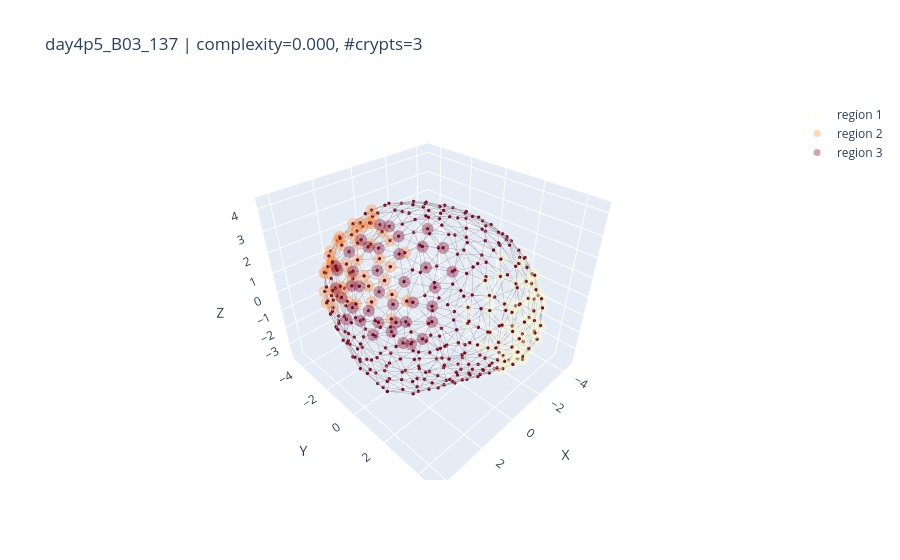
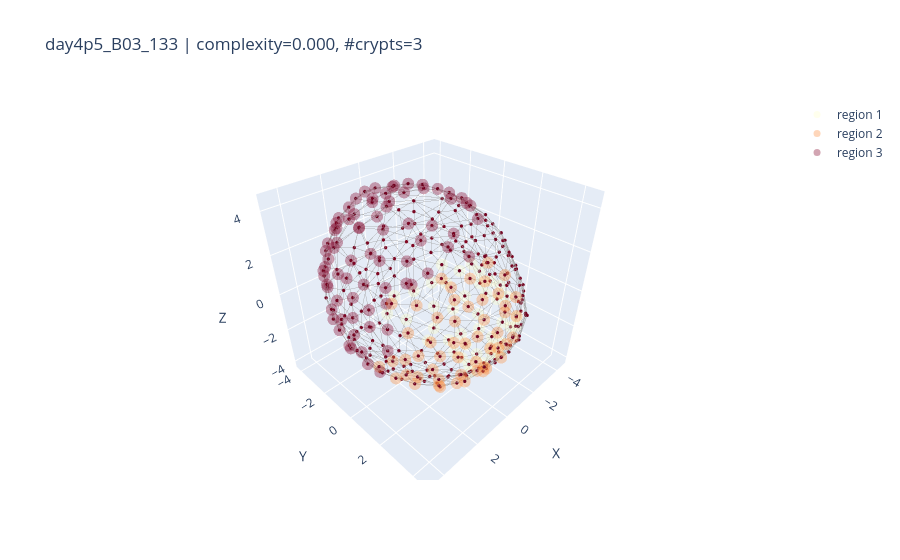
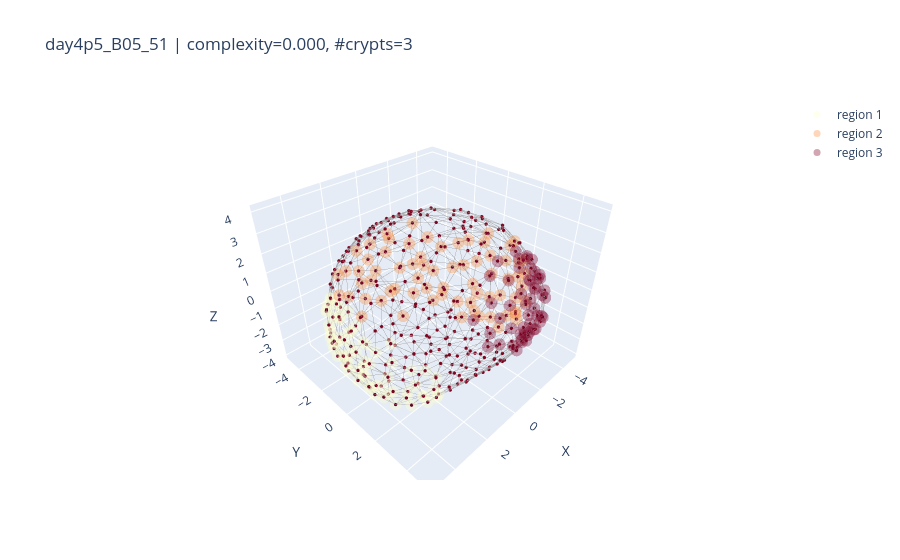

The cell these charts' notebook holds for them, in order:
### Code cell
import numpy as np

def plot_random_samples_by_filters(
    results,
    k=3,
    n_crypts=None,                 # e.g. 3 for exact match
    n_crypts_range=None,           # e.g. (2, 5) inclusive; ignored if n_crypts is set
    complexity_range=None,         # e.g. (0.2, 0.6) inclusive
    seed=None,
    node_size=2,
    colorscale='YlOrRd'
):
    """
    Pool across all timepoints, filter by #crypts and complexity, sample k organoids, and plot.

    Parameters
    ----------
    results : dict
        Your per-timepoint results structure.
    k : int
        Number of random samples to plot (pooled across timepoints).
    n_crypts : int or None
        Exact number of crypts to match. If provided, overrides n_crypts_range.
    n_crypts_range : (int, int) or None
        Inclusive range for number of crypts; ignored if n_crypts is not None.
    complexity_range : (float, float) or None
        Inclusive range for complexity. If None, no complexity filtering.
    seed : int or None
        Seed for reproducible sampling. If None, sampling is unseeded.
    node_size : int
        Passed to plot_organoid_graph.
    colorscale : str
        Passed to add_region_overlays for crypts overlay.
    """
    # Gather all candidates as (tp, idx) pairs after filtering
    candidates = []
    for tp, d in results.items():
        comp_arr   = d.get("complexity", [])
        crypts_all = d.get("crypts_all", [])
        N = min(len(comp_arr), len(crypts_all))
        for i in range(N):
            cval = comp_arr[i]
            if cval is None or (isinstance(cval, float) and np.isnan(cval)):
                continue

            n_cr = len(crypts_all[i]) if crypts_all[i] is not None else 0

            # Filter by number of crypts
            if n_crypts is not None:
                if n_cr != int(n_crypts):
                    continue
            elif n_crypts_range is not None:
                lo, hi = n_crypts_range
                if not (lo <= n_cr <= hi):
                    continue

            # Filter by complexity
            if complexity_range is not None:
                clo, chi = complexity_range
                if not (clo <= float(cval) <= chi):
                    continue

            candidates.append((tp, i))

    if not candidates:
        msg = "No organoids match the filters"
        parts = []
        if n_crypts is not None: parts.append(f"#crypts == {n_crypts}")
        elif n_crypts_range is not None: parts.append(f"{n_crypts_range[0]} ≤ #crypts ≤ {n_crypts_range[1]}")
        if complexity_range is not None: parts.append(f"{complexity_range[0]} ≤ complexity ≤ {complexity_range[1]}")
        if parts: msg += f" ({', '.join(parts)})."
        print(msg)
        return

    if seed is not None:
        np.random.seed(seed)

    choose_k = min(k, len(candidates))
    sel_idxs = np.random.choice(len(candidates), size=choose_k, replace=False)

    for j in sel_idxs:
        tp, i = candidates[j]
        d = results[tp]

        G = d['cell_graphs_all'][i]
        proj_points = np.array([G.nodes[n]["proj_point"] for n in G.nodes])
        HKS = np.array([G.nodes[n]["hks"] for n in G.nodes])

        fig = plot_organoid_graph(
            proj_points,
            G,
            HKS[:, 0],
            node_size=node_size
        )
        # crypts overlay
        add_region_overlays(fig, proj_points, d['crypts_all'][i], colorscale=colorscale)
        # villus overlay
        # add_region_overlays(fig, d['centroids_all'][i], [d['villus_all'][i]])

        # Optional: annotate for context
        try:
            cval = float(d['complexity'][i])
            n_cr = len(d['crypts_all'][i]) if d['crypts_all'][i] is not None else 0
            fig.update_layout(title=f"{d['label_uid'][i]} | complexity={cval:.3f}, #crypts={n_cr}")
        except Exception:
            pass

        fig.show()



# ---- Example calls ----
# Exact #crypts = 3, any complexity:
plot_random_samples_by_filters(results, k=3, n_crypts=3, complexity_range=(-1, 1))

# #crypts in [2,5] and complexity in [0.2, 0.6]:
# plot_random_samples_by_filters(results, k=4, n_crypts_range=(2,5), complexity_range=(0.2, 0.6))

### Figure 1 — Plotly figure (JSON) as saved in the notebook; plotly's stock layout.template omitted (floating-point values rounded to 4 significant figures; data arrays with more than 128 entries replaced by an {"elided": "..."} marker saying what was removed)
{"data": [{"hoverinfo": "skip", "line": {"color": "rgba(120,120,120,0.75)", "width": 1}, "mode": "lines", "showlegend": false, "type": "scatter3d", "x": {"elided": "3360 float values"}, "y": {"elided": "3360 float values"}, "z": {"elided": "3360 float values"}}, {"hoverinfo": "skip", "marker": {"cmax": 0.08601, "cmid": 0, "cmin": -0.08601, "color": {"elided": "375 float values"}, "colorscale": [[0, "rgb(5,48,97)"], [0.1, "rgb(33,102,172)"], [0.2, "rgb(67,147,195)"], [0.3, "rgb(146,197,222)"], [0.4, "rgb(209,229,240)"], [0.5, "rgb(247,247,247)"], [0.6, "rgb(253,219,199)"], [0.7, "rgb(244,165,130)"], [0.8, "rgb(214,96,77)"], [0.9, "rgb(178,24,43)"], [1, "rgb(103,0,31)"]], "line": {"width": 0}, "size": 2}, "mode": "markers", "showlegend": false, "type": "scatter3d", "x": {"elided": "375 float values"}, "y": {"elided": "375 float values"}, "z": {"elided": "375 float values"}}, {"hoverinfo": "skip", "marker": {"color": "rgb(255, 255, 204)", "size": 7}, "mode": "markers", "name": "region 1", "opacity": 0.35, "showlegend": true, "type": "scatter3d", "x": [-0.8554, -2.262, -3.014, -2.492, 0.3368, -0.3488, -0.5356, -1.519, -3.905, -4.493, -4.379, -3.903, -1.691, 0.2822, -2.366, -3.093, -0.1987, -2.922, -3.552, -2.625, -1.752, -2.202, -3.412, -1.251, -2.378, -2.056, -4.476, -3.853, -2.909, -3.25, -3.38, -3.845, -0.2813, -4.242, -3.339, -2.336, -2.953, -3.583, -1.302, -1.776, -4.079, -0.01545, -1.414, -0.6803, -3.739, -2.391, -4.159, -2.931, -1.241, -0.167, -3.702, -2.106, -3.432, -3.894, -1.634, -4.309], "y": [4.496, 1.087, 3.545, 3.914, 4.116, 4.387, 4.654, 3.748, 2.556, 0.4767, 1.492, 2.12, 4.535, 4.39, 4.221, 1.162, 4.628, -0.1558, 3.066, 2.061, 2.981, 1.778, 1.625, 4.634, 2.99, 2.545, 0.4081, 2.629, 3.765, 3.393, -0.5675, 0.4862, 4.551, 1.59, 2.246, 4.187, 3.08, 2.743, 3.573, 3.64, 1.179, 4.382, 4.332, 4.43, 1.883, 3.511, 0.153, 3.261, 4.052, 4.06, 2.178, 3.891, 3.022, 1.936, 4.269, -0.301], "z": [-1.335, -3.623, -1.092, -1.171, -1.241, -1.335, -0.8375, 1.818, -0.8523, -0.8754, -0.7792, -1.449, -0.7391, -0.7313, -0.6004, -3.261, -0.4114, -3.344, -0.4343, -3.071, -2.749, -3.34, -2.715, -0.08468, -2.616, -3.045, 0.1038, 0.04027, 0.2753, 0.08905, -2.786, -2.664, 0.1686, 0.4738, -2.373, 0.3296, -2.12, 0.7468, -2.3, -2.113, -2.004, 0.5922, 0.7662, 0.6822, -1.949, -1.96, -2.055, 1.213, -1.852, -1.682, 1.244, 1.204, -1.46, -1.615, -1.401, -1.415]}, {"hoverinfo": "skip", "marker": {"color": "rgb(253, 141, 60)", "size": 7}, "mode": "markers", "name": "region 2", "opacity": 0.35, "showlegend": true, "type": "scatter3d", "x": [2.427, 1.847, -0.04468, 1.791, 2.698, -1.368, 0.1368, 3.172, 0.8972, 0.4781, 1.68, 2.13, 0.7452, 2.954, -0.8813, 3.237, -2.099, 0.999, 0.1343, 2.358, -0.1897, 2.484, 2.449, 1.915, 0.6445, 0.3774, 3.44, 2.882, 1.848, -1.45, 1.143, -1.434, 3.235, -0.4261, 0.2488, 1.834, 2.541, 1.98, -0.9927, 2.718, 2.081, 0.3466, 1.283, -0.9826, 3.029, 0.03879, -0.9096, 0.6425], "y": [-3.542, -3.682, -3.837, -3.92, -3.282, -4.271, -4.548, -2.667, -4.431, -3.773, -4.056, -3.165, -3.56, -3.167, -4.51, -2.149, -3.921, -4.453, -3.446, -3.679, -2.996, -3.75, -2.63, -4.006, -2.795, -4.612, -2.775, -1.893, -2.499, -3.189, -4.458, -4.249, -3.145, -4.545, -3.969, -4.241, -1.654, -1.199, -3.808, -3.703, -4.139, -4.509, -3.831, -4.256, -3.28, -4.375, -4.251, -4.025], "z": [1.775, -1.283, 2.108, 1.871, 1.76, -1.041, -1.033, 1.714, -0.7836, 2.15, -0.7868, 2.495, 2.503, -0.7779, -0.4384, 2.204, -0.3506, -0.4082, 2.645, -0.6912, -3.116, -0.3654, 2.752, -0.5369, 3.335, -0.009871, -0.04082, 2.912, 3.236, -2.737, 0.1536, 0.4979, 0.2659, 0.5603, -2.308, 0.3012, 3.325, 3.798, -2.387, 0.7222, 0.7706, 0.9533, -1.812, 1.151, 1.087, -1.627, -1.68, 1.888]}, {"hoverinfo": "skip", "marker": {"color": "rgb(128, 0, 38)", "size": 7}, "mode": "markers", "name": "region 3", "opacity": 0.35, "showlegend": true, "type": "scatter3d", "x": [4.121, 3.172, 4.226, 3.852, 3.725, 4.004, 3.645, 3.983, 4.25, 4.055, 3.497, 2.853, 4.24, 4.094, 3.469, 3.61, 2.703, 3.905, 3.14, 3.713, 3.202, 3.714, 2.371, 3.063, 1.564, 2.752, 3.404, 2.96, 2.286, 1.332, 2.006, 2.88, 1.237, 2.659, 1.967, 2.185, 1.924, 3.582, 3.414, 4.288], "y": [1.32, 2.857, 0.7923, 2.038, 2.15, -0.9196, -1.212, 0.1434, 0.4414, 1.608, 2.395, 2.994, -0.2098, 1.168, -1.591, 1.91, 2.852, 0.4898, 2.38, 1.345, -0.9516, -0.07688, 2.656, 1.892, 2.692, -0.7699, 0.9221, -0.08022, 2.139, 2.023, -0.5487, 0.4094, 1.163, 1.233, -0.06607, 0.684, 1.607, 2.304, 2.526, -0.01639], "z": [1.084, 1.255, 1.476, 1.497, 1.891, 1.92, 2.42, 2.544, 1.882, 1.777, 1.934, 1.909, 1.98, 2.062, 2.355, 2.47, 2.408, 2.656, 2.553, 2.753, 3.142, 2.925, 2.918, 3.117, 3.195, 3.535, 3.275, 3.606, 3.437, 3.764, 3.956, 3.722, 4.145, 3.739, 4.058, 4.027, 3.883, 0.985, 0.9676, 1.119]}], "layout": {"scene": {"aspectmode": "data", "xaxis": {"title": {"text": "X"}}, "yaxis": {"title": {"text": "Y"}}, "zaxis": {"title": {"text": "Z"}}}, "title": {"text": "day4p5_B03_137 | complexity=0.000, #crypts=3"}}}

### Figure 2 — Plotly figure (JSON) as saved in the notebook; plotly's stock layout.template omitted (floating-point values rounded to 4 significant figures; data arrays with more than 128 entries replaced by an {"elided": "..."} marker saying what was removed)
{"data": [{"hoverinfo": "skip", "line": {"color": "rgba(120,120,120,0.75)", "width": 1}, "mode": "lines", "showlegend": false, "type": "scatter3d", "x": {"elided": "2955 float values"}, "y": {"elided": "2955 float values"}, "z": {"elided": "2955 float values"}}, {"hoverinfo": "skip", "marker": {"cmax": 0.08431, "cmid": 0, "cmin": -0.08431, "color": {"elided": "330 float values"}, "colorscale": [[0, "rgb(5,48,97)"], [0.1, "rgb(33,102,172)"], [0.2, "rgb(67,147,195)"], [0.3, "rgb(146,197,222)"], [0.4, "rgb(209,229,240)"], [0.5, "rgb(247,247,247)"], [0.6, "rgb(253,219,199)"], [0.7, "rgb(244,165,130)"], [0.8, "rgb(214,96,77)"], [0.9, "rgb(178,24,43)"], [1, "rgb(103,0,31)"]], "line": {"width": 0}, "size": 2}, "mode": "markers", "showlegend": false, "type": "scatter3d", "x": {"elided": "330 float values"}, "y": {"elided": "330 float values"}, "z": {"elided": "330 float values"}}, {"hoverinfo": "skip", "marker": {"color": "rgb(255, 255, 204)", "size": 7}, "mode": "markers", "name": "region 1", "opacity": 0.35, "showlegend": true, "type": "scatter3d", "x": [-1.638, -1.138, -1.093, -0.8755, -1.747, -2.394, -0.9182, -1.966, -3.223, -3.046, -0.3812, -1.749, -1.885, -1.156, -2.45, -2.577, -3.222, -3.761, -2.642, -0.7961, -1.783, -3.778, -3.34, -4.037, 0.1397, -4.402, -4.267, -2.048, -3.086, -0.8318, -3.686, -4.465, -2.954, -3.39, -4.272, -3.961, -4.15, -3.613, -4.276, -4.354, -3.78], "y": [-0.2495, 0.5897, 1.141, -1.012, 1.555, -0.08722, 1.762, 0.6435, 0.4345, 1.44, 2.244, -1.451, 2.316, 2.471, 1.886, 2.338, -1.435, -0.1081, -2.337, -2.572, 2.809, 1.487, 2.29, -1.319, -2.984, -0.1761, 0.6719, -3.304, -2.944, -3.514, -2.425, -0.6715, 2.797, 2.506, -1.987, 1.467, 0.2162, -2.696, -0.6149, -1.223, 1.119], "z": [-4.091, -4.069, -4.04, -4.127, -3.963, -4.041, -3.958, -4.054, -3.864, -3.694, -3.747, -4.064, -3.52, -3.538, -3.682, -3.237, -3.573, -3.483, -3.554, -3.574, -3.017, -3.132, -2.713, -3.048, -2.888, -2.476, -2.337, -2.711, -2.484, -2.523, -2.525, -2.087, -2.147, -2.006, -1.809, -1.591, -1.371, -1.441, -1.215, -1.068, -1.005]}, {"hoverinfo": "skip", "marker": {"color": "rgb(253, 141, 60)", "size": 7}, "mode": "markers", "name": "region 2", "opacity": 0.35, "showlegend": true, "type": "scatter3d", "x": [4.181, 3.448, 1.426, 2.089, 2.145, -0.2885, 0.7476, 2.353, 0.2729, 0.8319, 3.214, 0.3717, 1.93, -0.08112, 1.359, 4.026, 0.8713, 2.248, 3.794, 1.335, 2.511, 3.03, 3.544, -0.4109, 2.259, 0.9145, 2.59, 3.204, 0.3216, 1.827, 2.35, 1.567, 3.646, 1.421, 3.172, 0.6928, 3.728, 2.71, 2.383, -0.4946, 0.2626, 3.669, 2.21, 2.82, 0.4721, 1.103, 1.229, 3.18, 1.805, 0.2438, 3.653, 2.948], "y": [1.472, 2.835, 4.377, 3.161, 3.389, 3.692, 3.998, 4.03, 3.285, 3.638, 3.396, 4.532, 4.353, 4.511, 3.384, 2.133, 4.532, 2.851, 2.57, 4.5, 3.984, 3.584, 3.004, 4.34, 4.065, 4.457, 3.823, 3.284, 4.288, 4.257, 2.966, 3.588, 2.611, 4.186, 2.359, 3.506, 1.902, 3.241, 3.655, 4.153, 4.233, 1.807, 3.727, 3.228, 4.011, 4.11, 3.892, 2.578, 3.742, 4.305, 2.422, 3.46], "z": [-0.7354, -0.8298, -0.6441, 2.77, 2.38, 2.418, -1.475, -0.636, 3.023, 2.645, -0.215, -0.05878, -0.0437, -0.01023, 2.892, -0.09958, 0.0656, 3.058, 0.1169, 0.3251, 0.3255, 0.4467, 0.4213, 0.7682, 0.88, 0.8039, 0.9654, 1.032, 1.336, 1.048, -2.105, -1.909, 1.318, 1.545, -1.769, -1.989, 2.27, -1.539, 1.719, 1.537, 1.568, -1.493, -1.419, 1.891, 2.116, -1.293, 2.173, 2.26, 2.097, -0.9982, -0.8716, -0.8735]}, {"hoverinfo": "skip", "marker": {"color": "rgb(128, 0, 38)", "size": 7}, "mode": "markers", "name": "region 3", "opacity": 0.35, "showlegend": true, "type": "scatter3d", "x": [3.083, 4.132, 0.7723, 3.781, 3.073, 4.007, -0.7943, 3.69, 1.959, 3.426, -0.05774, 2.526, 3.181, 3.789, 2.931, 3.488, 1.059, -1.148, 1.695, 0.9325, 2.542, -1.524, -1.655, -0.5305, 3.425, 0.9726, 2.031, 2.726, 2.889, 0.3309, -0.5038, 2.998, 2.674, 1.485, 1.05, -1.71, -0.441, 2.083, 1.832, 1.303, -0.3794, 1.621, 0.1609, -0.7175, 0.9435, -1.305, -0.8, -0.8475, 3.954, 3.987, 4.196, 4.453, 4.501, 4.446, 4.288, 4.589, 4.149, 3.358, 4.441, 4.59, 3.604, 4.36, 4.509, 4.067, 3.26, 2.17, 4.488, 3.773, 4.233, 3.839, 4.224, 0.513, 2.996, 4.126, 4.315, -0.4268, 2.081], "y": [-2.798, -0.6279, -4.053, -1.749, 2.228, 0.7581, -3.427, 1.582, -3.509, 0.5337, -3.751, -2.843, 2.089, -0.1838, -2.244, -1.45, -3.395, -2.778, -0.5655, 2.168, 2.486, -1.889, 0.5091, 0.6519, 1.013, 2.967, -2.558, -1.603, 1.831, -2.946, -2.791, -0.6215, 0.3722, 2.422, -2.73, -0.5291, 2.12, 1.682, 0.794, 1.448, -1.626, -1.491, -1.89, -1.121, -1.496, 0.5357, 1.424, -0.3702, 0.4028, 1.236, -0.4194, 0.0818, 0.89, -0.5781, -1.197, 0.646, 2.035, -2.89, -0.9415, -0.07006, -2.595, 1.362, 0.5828, 2.007, -3.009, -3.893, -0.3655, -2.285, -1.359, 1.76, 1.225, -4.151, -3.194, -0.09881, 0.4483, -3.955, -3.768], "z": [2.515, 2.502, 2.607, 2.519, 2.909, 2.651, 2.924, 2.76, 3.02, 3.566, 3.026, 3.226, 2.94, 3.135, 3.359, 3.249, 3.663, 3.46, 4.425, 4.034, 3.243, 3.811, 3.849, 4.428, 3.487, 3.444, 3.851, 3.906, 3.591, 4.049, 3.915, 3.988, 4.172, 3.813, 4.175, 3.959, 4.119, 4.017, 4.262, 4.223, 4.425, 4.431, 4.425, 4.429, 4.437, 4.175, 4.304, 4.434, -1.493, -1.319, -0.8553, -0.5105, -0.1496, 0.02125, 0.138, 0.6056, 0.4305, 0.42, 0.8552, 0.9346, 1.252, 1.283, 1.339, 1.368, 1.359, 1.485, 1.611, 1.736, 1.727, 2.253, 1.894, 1.808, 1.961, 2.567, 2.075, 2.104, 2.392]}], "layout": {"scene": {"aspectmode": "data", "xaxis": {"title": {"text": "X"}}, "yaxis": {"title": {"text": "Y"}}, "zaxis": {"title": {"text": "Z"}}}, "title": {"text": "day4p5_B03_133 | complexity=0.000, #crypts=3"}}}

### Figure 3 — Plotly figure (JSON) as saved in the notebook; plotly's stock layout.template omitted (floating-point values rounded to 4 significant figures; data arrays with more than 128 entries replaced by an {"elided": "..."} marker saying what was removed)
{"data": [{"hoverinfo": "skip", "line": {"color": "rgba(120,120,120,0.75)", "width": 1}, "mode": "lines", "showlegend": false, "type": "scatter3d", "x": {"elided": "3534 float values"}, "y": {"elided": "3534 float values"}, "z": {"elided": "3534 float values"}}, {"hoverinfo": "skip", "marker": {"cmax": 0.08513, "cmid": 0, "cmin": -0.08513, "color": {"elided": "393 float values"}, "colorscale": [[0, "rgb(5,48,97)"], [0.1, "rgb(33,102,172)"], [0.2, "rgb(67,147,195)"], [0.3, "rgb(146,197,222)"], [0.4, "rgb(209,229,240)"], [0.5, "rgb(247,247,247)"], [0.6, "rgb(253,219,199)"], [0.7, "rgb(244,165,130)"], [0.8, "rgb(214,96,77)"], [0.9, "rgb(178,24,43)"], [1, "rgb(103,0,31)"]], "line": {"width": 0}, "size": 2}, "mode": "markers", "showlegend": false, "type": "scatter3d", "x": {"elided": "393 float values"}, "y": {"elided": "393 float values"}, "z": {"elided": "393 float values"}}, {"hoverinfo": "skip", "marker": {"color": "rgb(255, 255, 204)", "size": 7}, "mode": "markers", "name": "region 1", "opacity": 0.35, "showlegend": true, "type": "scatter3d", "x": [3.169, 4.871, 4.802, 5.013, 4.766, 3.639, 3.857, 4.234, 4.633, 2.801, 4.329, 5.013, 2.844, 2.687, 3.14, 2.258, 3.05, 3.731, 4.928, 3.264, 3.661, 5.084, 4.586, 2.3, 3.52, 3.085, 5.018, 3.249, 3.953, 4.083, 3.781, 3.471, 4.863, 3.778, 3.6, 4.355, 4.949, 3.975, 4.306, 4.584, 3.876, 2.268, 4.797, 4.347, 4.968, 2.926, 2.899, 4.414, 3.963, 4.578, 4.279, 4.291, 4.652, 4.079, 3.682, 2.355, 4.75, 4.734, 4.878, 3.514, 4.614, 4.774, 4.835, 4.245, 4.468, 4.256, 4.265, 3.234], "y": [-3.18, -0.941, 1.611, -0.1426, -1.344, -2.994, 2.932, -2.378, -1.758, -3.59, -2.207, 0.7476, 1.269, 2.107, -1.539, -2.499, -3.494, 0.9656, -1.132, 3.487, 0.3696, -0.09422, 2.15, 2.71, -1.092, 2.832, -0.7737, -2.401, -0.3949, 1.879, 2.569, -3.233, 1.385, -1.794, 3.228, -2.221, 0.675, 2.852, 0.4244, 1.142, -2.833, -3.273, -1.401, -2.195, -0.03335, 3.192, -2.967, 2.247, -0.5165, 1.751, -1.546, -1.156, 1.578, 2.604, -2.583, -3.662, 0.9209, -0.4486, 0.4316, 3.032, -0.7907, 0.2504, 1.127, -2.004, 2.259, -1.86, 2.057, 3.343], "z": [-1.827, -1.625, -1.587, -1.56, -1.502, -1.307, -1.268, -1.344, -1.179, -1.489, -1.394, -1.192, -3.736, -3.492, -3.526, -3.602, -1.106, -3.439, -0.9553, -0.8903, -3.428, -0.9188, -0.8737, -3.185, -3.308, -2.983, -0.5595, -3.037, -3.135, -3.099, -2.818, -0.4483, -0.4815, -2.877, -0.4531, -0.1316, -0.2725, -0.4242, -2.992, -2.663, -0.3358, -2.813, -0.1802, -0.03645, -0.05439, -2.528, -2.679, -0.1336, -3.103, -2.341, -2.391, -2.599, 0.1104, -2.107, -2.284, -2.075, 0.2992, -2.266, -2.111, -2.106, 0.5046, 0.466, -1.989, -2.003, -1.695, 0.721, 0.6159, -1.691]}, {"hoverinfo": "skip", "marker": {"color": "rgb(253, 141, 60)", "size": 7}, "mode": "markers", "name": "region 2", "opacity": 0.35, "showlegend": true, "type": "scatter3d", "x": [-4.254, -2.314, -3.309, -1.916, 0.03296, 1.825, -4.084, -3.573, 0.6597, -4.815, -4.074, -0.4637, -4.403, -4.749, -2.485, -3.808, -2.968, -4.725, -2.943, 2.548, -0.7706, -2.933, -3.426, 0.6861, -4.201, -3.792, -1.23, -4.87, -4.432, -0.02099, 1.602, -2.534, -3.431, -4.292, -3.114, -2.44, -0.1302, -4.834, -3.771, -3.574, 2.357, -1.946, -3.208, -3.56, -3.721, 1.535, -4.439, -1.117, -4.228, -1.186, -4.474, 0.8137, -1.327, -4.705, -0.08308, -4.214, -4.312, 0.7659, -3.342, -3.075, -2.616, -4.464, -4.347, -4.476, -4.227, -2.5, -3.675, -4.566, -3.351, -0.8819], "y": [1.87, -3.756, -3.196, -4.502, -4.665, -4.278, -2.425, 2.42, -4.643, -0.1873, 1.517, -4.828, -1.889, 0.9551, -4.025, 2.74, -3.631, -1.218, -0.6004, -3.969, -3.058, -3.834, 0.2381, -4.785, 2.178, -3.067, -4.829, -0.4394, 1.728, -4.833, -4.571, -2.457, -1.376, -2.241, 1.795, -4.218, -4.107, 0.628, -0.699, 0.8877, -4.108, -3.428, -3.535, -0.2283, 1.8, -3.708, -1.651, -4.445, 2.211, -4.156, -0.3858, -4.59, -4.587, -0.7643, -4.625, -0.6138, 0.1662, -4.317, -2.419, -2.269, -3.045, 1.652, -1.1, 0.7534, 2.045, -3.609, 2.343, 0.9666, 2.65, -4.178], "z": [-1.725, 1.236, -1.944, -1.705, -1.723, -1.691, -1.711, -2.11, -1.583, -1.461, 1.535, -1.398, -1.457, -1.209, -1.501, -1.278, -1.622, -1.069, -3.679, -1.084, -3.754, -1.149, -3.406, -0.8702, -0.8333, -0.5109, -0.5164, -0.4355, -0.5785, -0.483, -0.3607, -3.267, -3.253, -0.1363, -3.076, -0.2455, -2.895, -0.2687, -3.144, -3.18, -0.01001, -2.937, 0.1384, -3.352, -2.645, -2.856, 0.1993, 0.7875, -0.0574, -2.643, 1.075, 0.4961, 0.3679, 0.3146, 0.5087, -2.684, -2.578, -2.401, -2.75, -3.051, -2.751, 0.2211, -2.341, -2.246, 0.6301, -2.276, -2.056, 0.8792, -2.189, -2.657]}, {"hoverinfo": "skip", "marker": {"color": "rgb(128, 0, 38)", "size": 7}, "mode": "markers", "name": "region 3", "opacity": 0.35, "showlegend": true, "type": "scatter3d", "x": [-3.216, -2.164, -3.963, 0.4882, -0.4777, 1.426, -2.85, -2.483, -0.4577, -2.323, -3.278, -1.54, -0.8559, -2.127, -0.4577, -1.383, 0.9237, -3.45, -1.342, -1.96, 1.844, -2.049, -0.3938, -2.581, 1.03, -2.615, 0.353, -1.119, -3.807, -1.457, -4.06, -1.065, -3.255, -1.405, -0.06757, -0.6338, -2.116, 0.2776, -1.673, 0.5514, -0.2064, -1.923, 1.029, -0.2054, -3.039, -2.534, 1.503, -1.187, -0.1329, -3.718, -2.199], "y": [3.604, 4.145, 2.398, 4.851, 4.939, 4.54, 3.731, 4.073, 4.765, 3.814, 3.069, 4.213, 4.701, 4.163, 4.651, 4.466, 4.571, 3.486, 4.273, 4.464, 4.023, 3.816, 4.528, 3.217, 4.18, 4.368, 4.568, 4.659, 3.164, 3.546, 2.613, 3.871, 3.889, 4.841, 4.097, 4.954, 4.614, 4.895, 3.213, 3.647, 4.946, 4.807, 4.749, 3.402, 4.068, 3.493, 4.554, 4.942, 5.003, 3.049, 4.621], "z": [0.9799, 1.53, 0.9966, 0.7936, 0.9588, 0.9166, -1.573, 1.358, 1.408, -1.827, 1.521, -1.589, 1.449, -1.394, -1.104, 1.602, 1.38, -1.104, 1.882, -0.9525, 1.509, 1.947, 1.839, 2.06, 1.955, -0.6047, 1.685, -0.9661, -0.3063, 2.544, -0.1586, 2.436, -0.01353, -0.3769, 2.411, -0.1809, -0.5123, -0.2084, 2.666, 2.699, -0.1883, -0.03933, 0.2489, 2.92, 0.4493, -2.173, 0.2971, 0.5369, 0.555, 0.675, 0.7576]}], "layout": {"scene": {"aspectmode": "data", "xaxis": {"title": {"text": "X"}}, "yaxis": {"title": {"text": "Y"}}, "zaxis": {"title": {"text": "Z"}}}, "title": {"text": "day4p5_B05_51 | complexity=0.000, #crypts=3"}}}
